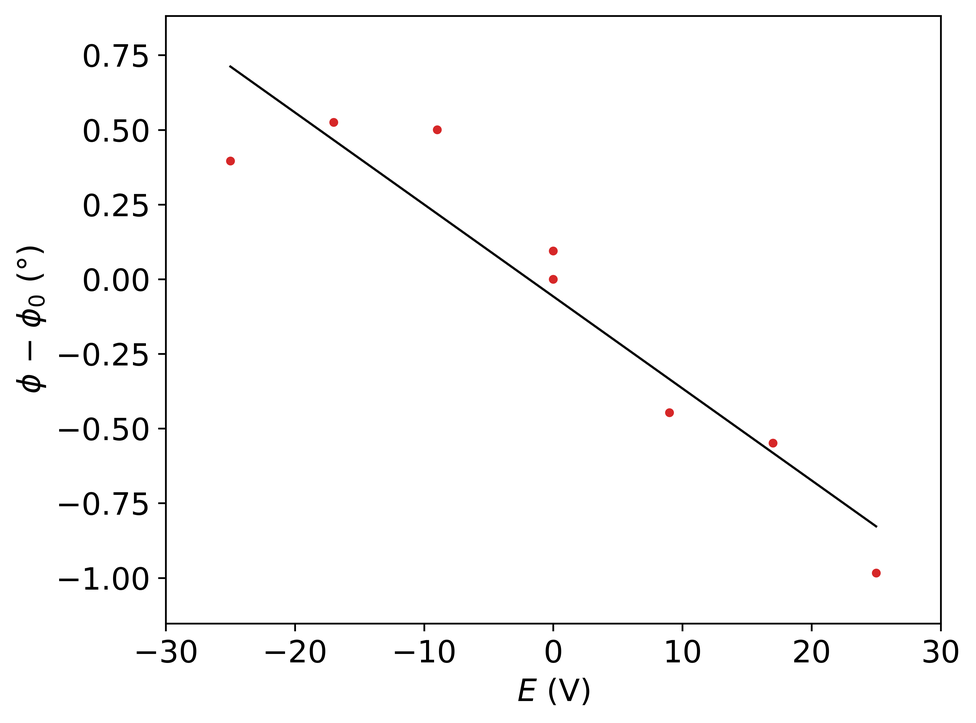
#> input picture wca-wcs-electrolytes/data/experimental/enmr/enmr_1H.png, 976 x 723 px, shrunk from 3686 x 2732 before the run
$ python figS6.py
#> lines starting #> are read from the running program, lines starting #| are printed output that depends on the picture; after the words box and inside, x2 and y2 are one past the last pixel; in counts of white or black regions, pixels touching at a corner belong together
"""Composes Figure S6 from the three electrophoretic NMR spectra in data/experimental/enmr."""
import matplotlib.pyplot as plt
import matplotlib.image as mpimg
import numpy as np

from paths import EXP, OUT as OUTDIR

SRC = EXP / "enmr"
OUT = OUTDIR / "figS6"

PANELS = [("enmr_1H.png", "$^{1}$H", "solvent", "$v$ = −4.9 ± 0.8 µm s$^{-1}$"),
          ("enmr_7Li.png", "$^{7}$Li", "Li$^+$",  "$v$ = +25.2 ± 1.7 µm s$^{-1}$"),
          ("enmr_19F.png", "$^{19}$F", "TPFA$^-$", "$v$ = −24.6 ± 1.4 µm s$^{-1}$")]


def trim(a, pad=6):
#> called with pad = 6
    if a.shape[2] == 4:
        al = a[..., 3:4]
#> al: shape (723, 976, 1) float32; every value is 1
        a = a[..., :3] * al + (1.0 - al)
    ink = (a.sum(axis=2) < 2.97)
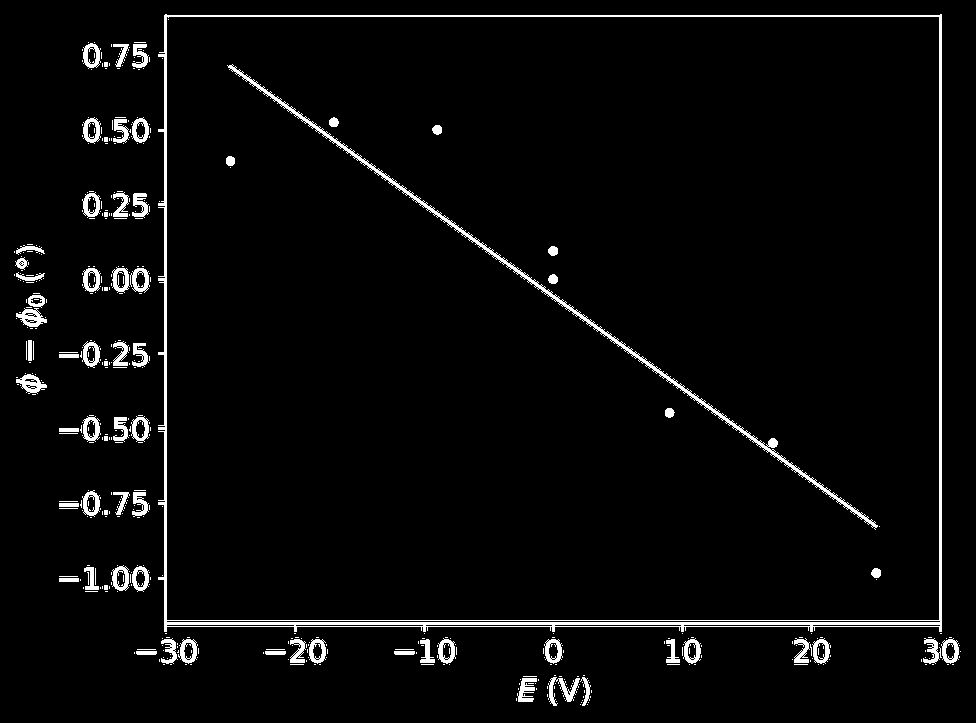
#> ink: shape (723, 976) bool; 3.7% white; 483 white regions (413 under 20 px), largest, box (x1, y1, x2, y2) and area: (158, 14, 942, 632) 9407, (227, 64, 878, 530) 3461, (548, 677, 580, 706) 360
    rows, cols = np.where(ink.any(axis=1))[0], np.where(ink.any(axis=0))[0]
#> rows = 678 values from 14 to 705; cols = 930 values from 14 to 960
    r0, r1 = max(rows[0] - pad, 0), min(rows[-1] + pad + 1, a.shape[0])
#> r0 = 8; r1 = 712
    c0, c1 = max(cols[0] - pad, 0), min(cols[-1] + pad + 1, a.shape[1])
#> c0 = 8; c1 = 967
    return a[r0:r1, c0:c1]
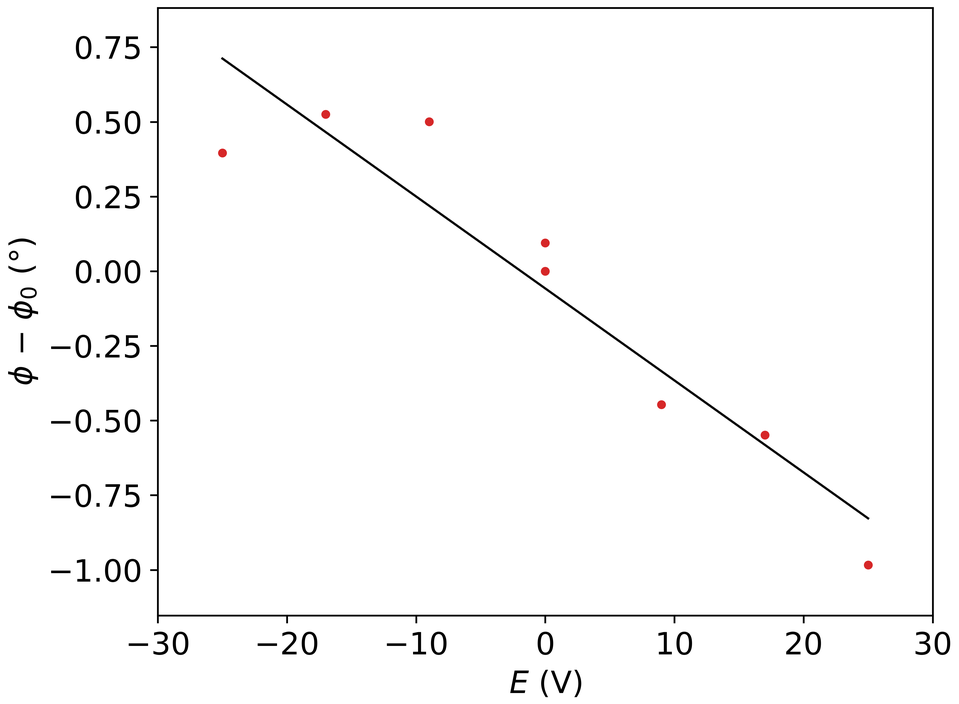
#> returned value: shape (704, 959, 3) float32; mean of channels 0, 1, 2 0.98, 0.979, 0.979; drawn as R, G, B


def main():
    fig = plt.figure(figsize=(6.9, 2.62))
    for k, (img, nuc, species, vel) in enumerate(PANELS):
        ax = fig.add_axes([0.018 + k * 0.3283, 0.035, 0.305, 0.775])
        ax.imshow(trim(mpimg.imread(SRC / img)), interpolation="antialiased")
        ax.set_xticks([]); ax.set_yticks([])
        for s in ax.spines.values():
            s.set_visible(False)
        ax.set_title(f"({'abc'[k]})  {nuc}   {species}", fontsize=8.4, loc="left", pad=4.5)
        ax.text(0.5, -0.055, vel, transform=ax.transAxes, ha="center", va="top", fontsize=7.6)
#> pass 2 of the loop in main, `for k, (img, nuc, species, vel) in enumerate(PANELS):`:
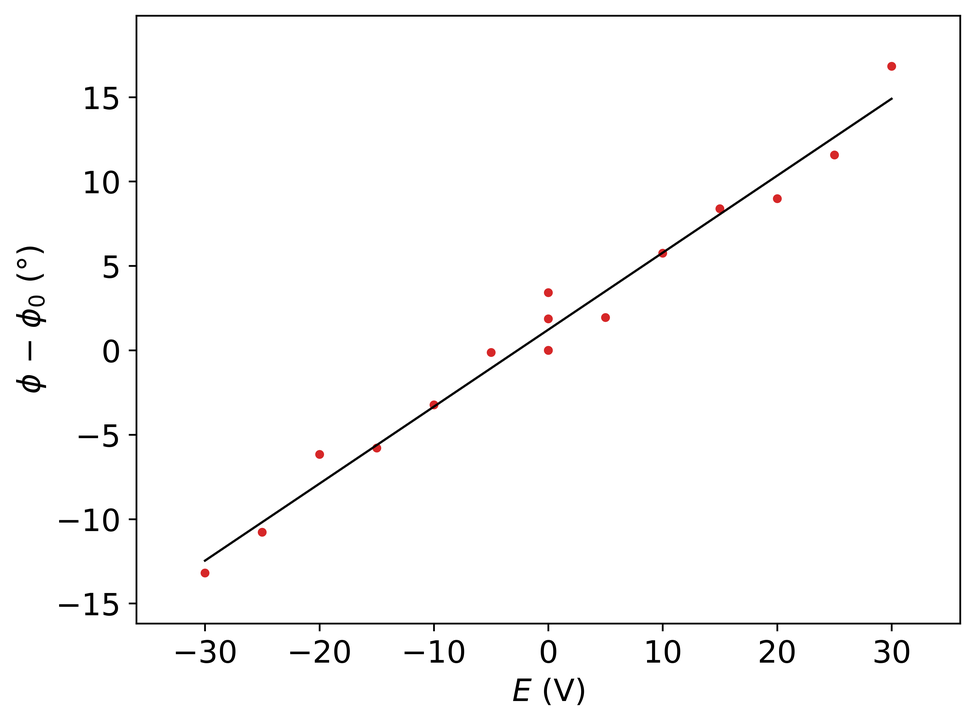
#> input picture wca-wcs-electrolytes/data/experimental/enmr/enmr_7Li.png, 976 x 723 px, shrunk from 3687 x 2731 before the run
#> in trim (call 2), `ink = (a.sum(axis=2) < 2.97)`:
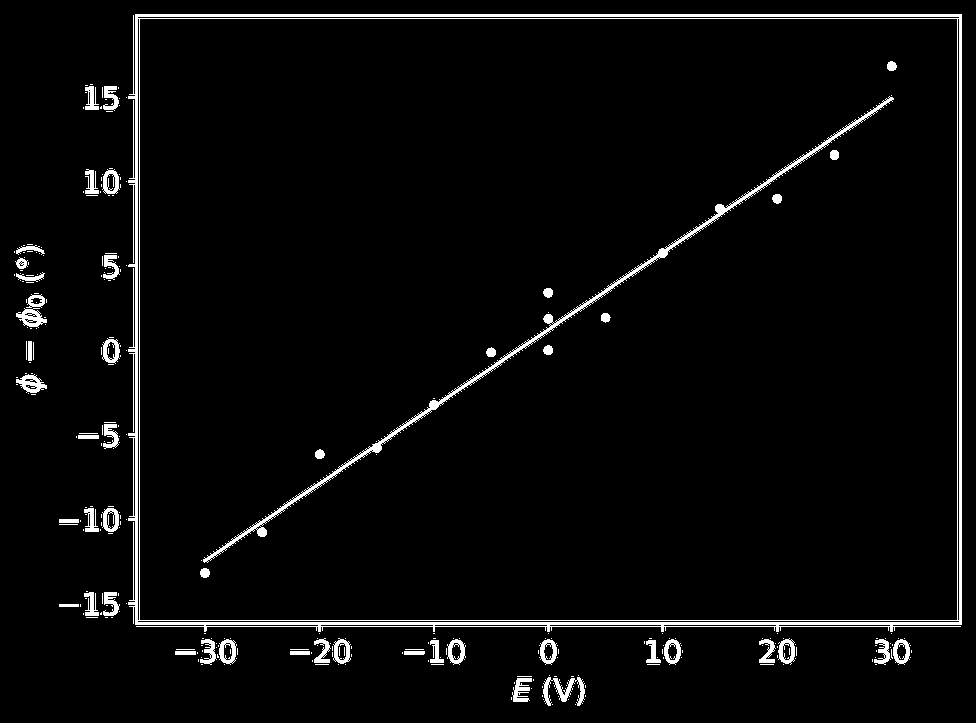
#> ink: shape (723, 976) bool; 3.7% white; 302 white regions (252 under 20 px), largest, box (x1, y1, x2, y2) and area: (128, 14, 962, 632) 13180, (203, 96, 894, 563) 3852, (543, 677, 585, 706) 505
#> rows = 677 values from 14 to 705; cols = 929 values from 14 to 961
#> c1 = 968
#> in trim (call 2), `return a[r0:r1, c0:c1]`:
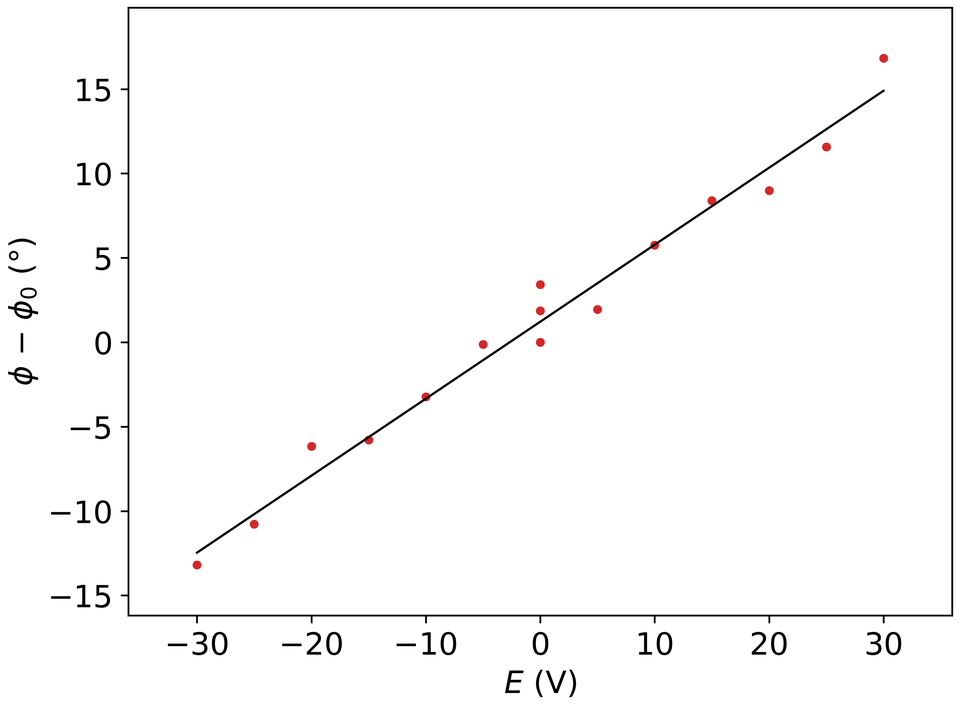
#> returned value: shape (704, 960, 3) float32; mean of channels 0, 1, 2 0.982, 0.981, 0.981; drawn as R, G, B
#> pass 3 of the loop in main, `for k, (img, nuc, species, vel) in enumerate(PANELS):`:
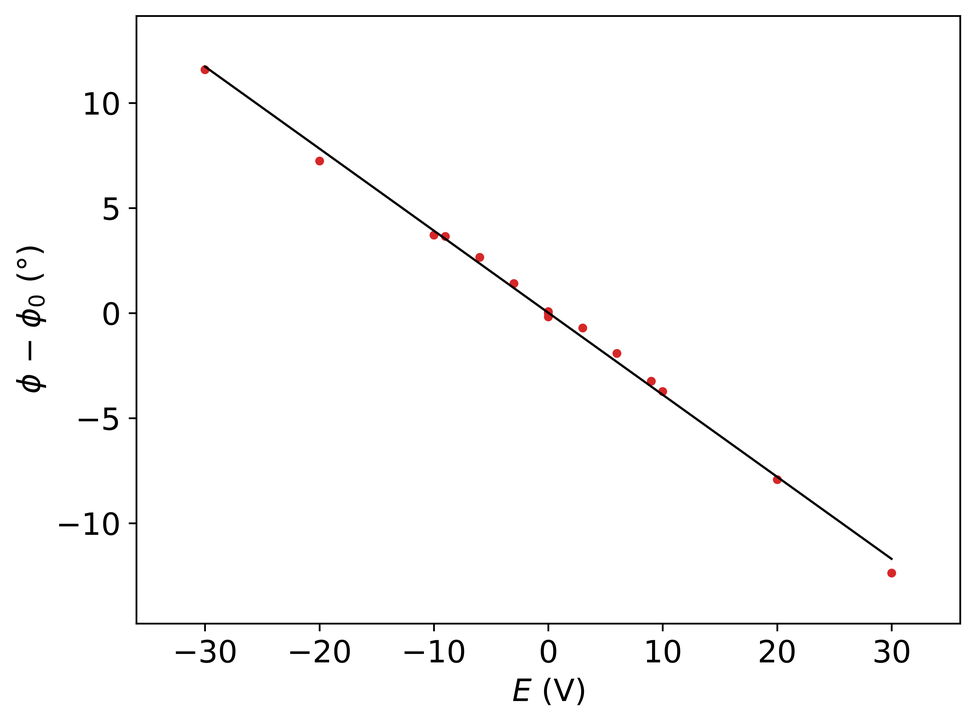
#> input picture wca-wcs-electrolytes/data/experimental/enmr/enmr_19F.png, 976 x 723 px, shrunk from 3687 x 2732 before the run
#> in trim (call 3), `ink = (a.sum(axis=2) < 2.97)`:
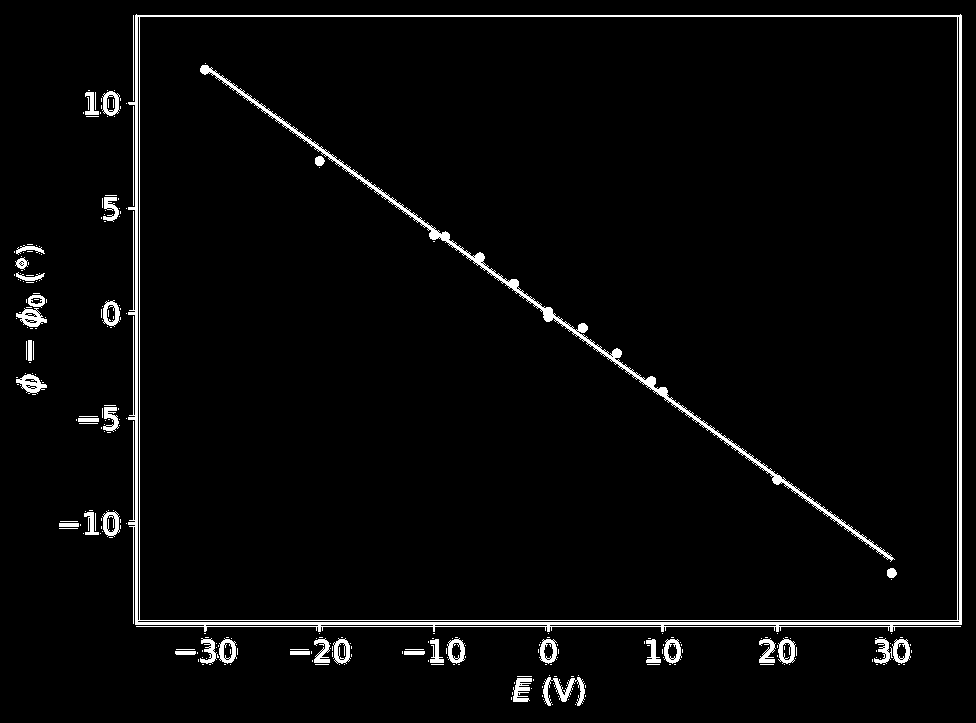
#> ink: shape (723, 976) bool; 3.3% white; 289 white regions (249 under 20 px), largest, box (x1, y1, x2, y2) and area: (128, 14, 962, 632) 11295, (200, 65, 895, 562) 4249, (543, 677, 585, 706) 503
#> rows = 678 values from 14 to 705
#> in trim (call 3), `return a[r0:r1, c0:c1]`:
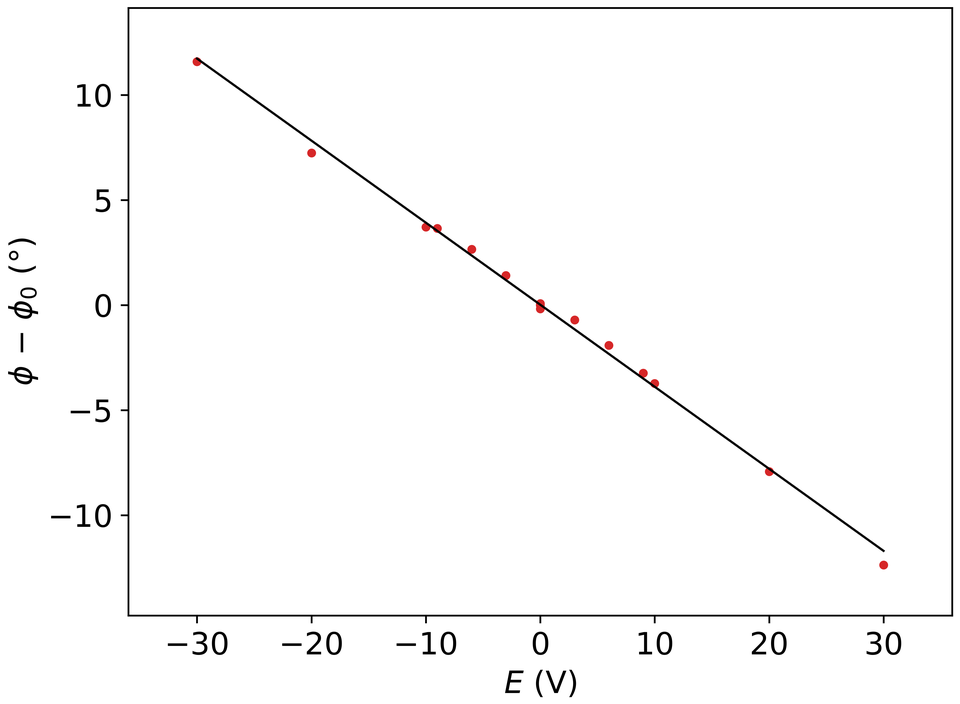
#> returned value: shape (704, 960, 3) float32; mean of channels 0, 1, 2 0.983, 0.982, 0.982; drawn as R, G, B
    fig.text(0.5, 0.955,
             "Electrophoretic NMR of 0.25 M LiTPFA in acetonitrile · phase shift against "
             "applied voltage, 1 V mm$^{-1}$",
             ha="center", va="top", fontsize=8.6)
    fig.savefig(f"{OUT}.png", dpi=300)
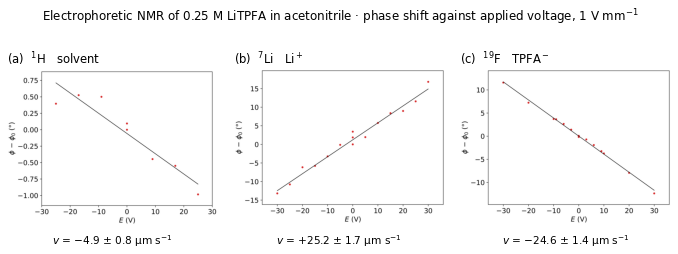
#> figure drawn by matplotlib, 3 panels
    print("figS6.png written")


if __name__ == "__main__":
    main()
